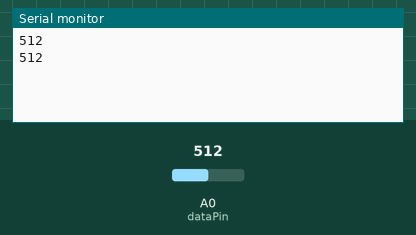
Recording of a sketch running on a simulated Arduino Uno, built with avr-gcc and run on an emulated ATmega328P. Parts: the last lines printed to the serial monitor. The test bench sets the inputs (shaded band); at power-on: A0 (dataPin) = 512.

Above: at 2.0 s.
2.1 s: A0 (dataPin) set to 716
At 3.4 s:
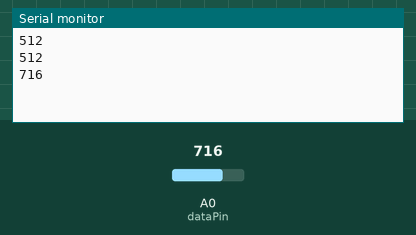
3.8 s: A0 (dataPin) set to 900
At 5.4 s:
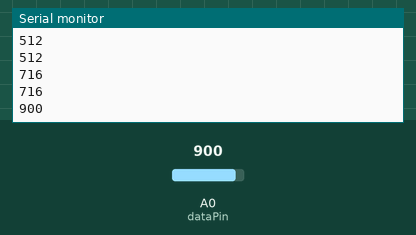
Timing chart, 0 to 6.9 s (numbered marks = the images above; inputs shaded):
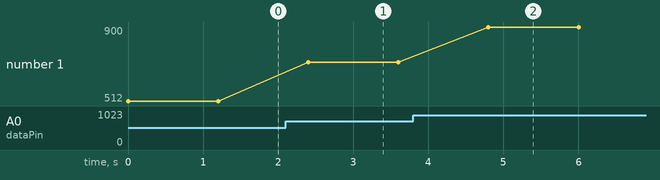

The sketch:

templanalog.ino
```cpp
int dataPin = A0;
int data;
void setup() {
  Serial.begin(115200);
  //  pinMode(dataPin, INPUT);
}

void loop() {
  data = analogRead(dataPin);
  //Serial.print("data");
  Serial.println(data);
  delay(1200);
}
```

Measured:
- after the input at 2.1 s, the serial monitor: prints a new line after 0.30 s (image 1)
- after the input at 3.8 s, the serial monitor: prints a new line after 1.0 s (image 2)
- plotted number 1: 512 → 716 after the input at 2.1 s, 716 → 900 after the input at 3.8 s
